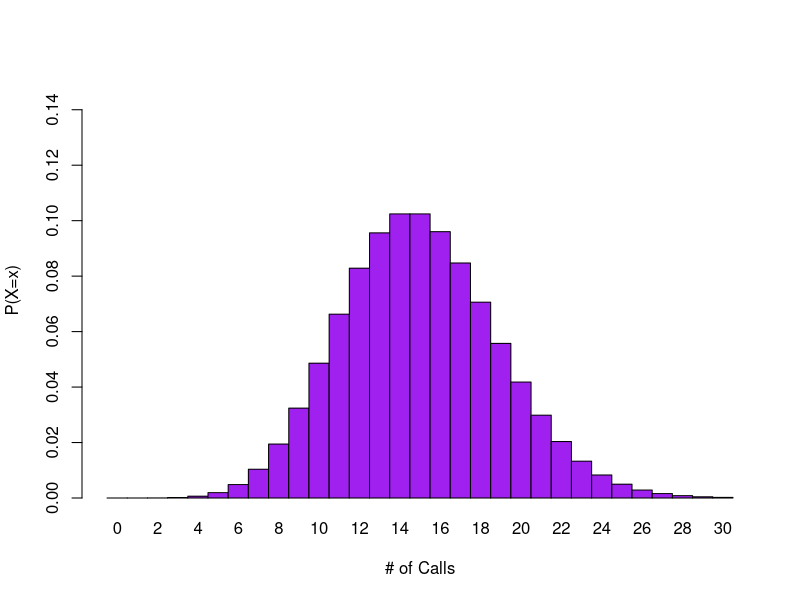
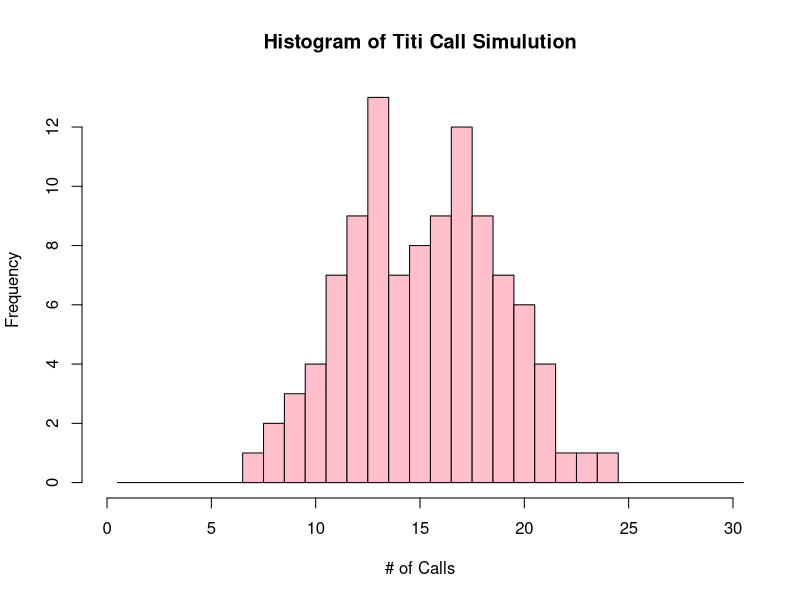

R code for these plots, in order:
## ---- chunk 1
1 - ppois(7, 15) # P(calls >= 8) = 1 - P(calls < 8) #Jason- I want to first say I love your notes and picture section above I think I am going to take inspiration on your note section and also make a note section of my own in my next homework! I think it really helps with going back to recall what each function actually does! I did put 8 instead of 7 here.
## ---- chunk 2
dpois(0, 15) # P(calls = 0) # Similar but I did use ppois here instead of dpois but I think both works? Maybe you are right then me
## ---- chunk 3
dpois(3, 15)
## ---- chunk 4
barplot(dpois(x=0:30, lambda=15), ylim=c(0,0.15), space=0, names.arg=0:30, col = "purple", ylab="P(X=x)", xlab="# of Calls") #Nice simple bar plot!
## ---- chunk 5
set.seed(1) # seed makes sure same random numbers will be generated 
simulation <- rpois(104, 15) # simulation with 104 random samples
simulation # print simulation results 
summary(simulation)  #Nice overall and nice set.seed usage
## ---- chunk 6
hist(simulation, breaks = seq(0.5,30.5, by = 1), xlim = c(0,30), xlab = "# of Calls", ylab = "Frequency", col = "pink", main = "Histogram of Titi Call Simulution")
